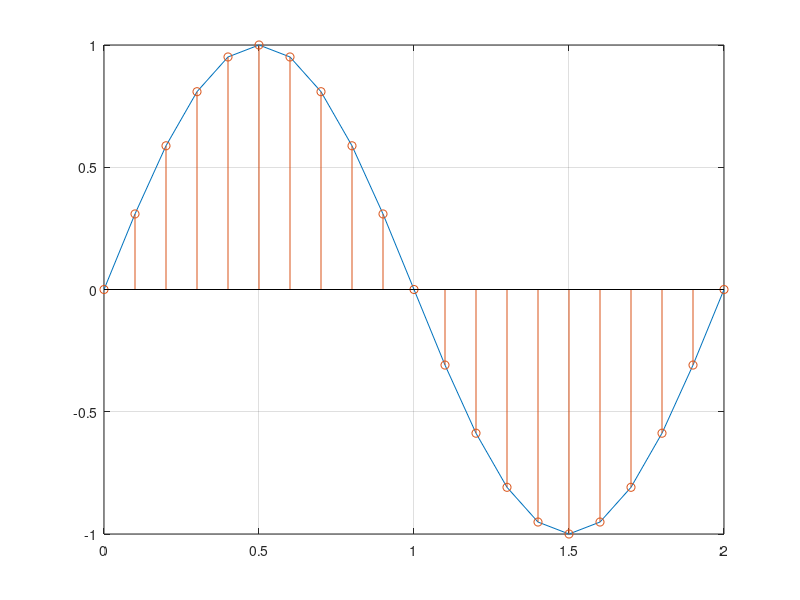

The MATLAB script that drew this image:

clear all;
close all;
clc;

A = 1;
theta = 0;
f = 1/2;
omega  = (2*pi*f);

n = 0:0.1:2;

x = sin((omega * n) + theta);

plot(n , x);
hold on;

stem(n ,x);
grid on





